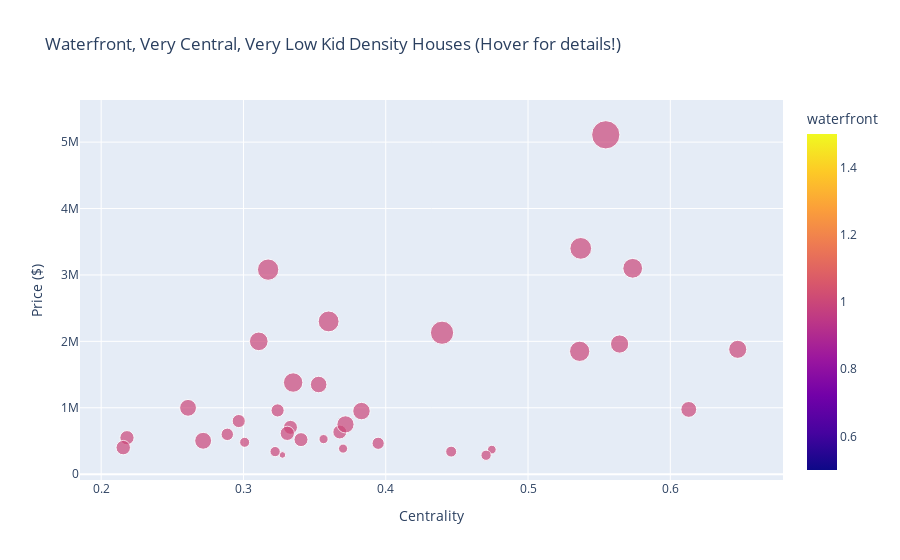

Notebook source saved alongside this figure:
### Code cell
# Plotly scatter: Waterfront + very close to central + very low kid density
try:
    import plotly.express as px

    # Define filtering criteria
    # "very close to central": select the top 10% most central (highest values)
    # "very less kids density": select the bottom 15% kid_density
    centrality_threshold = df_sales_merged['centrality_seattle'].quantile(0.05)
    kid_density_threshold = df_sales_merged['kid_density'].quantile(0.05)

    filtered_houses = df_sales_merged[
        (df_sales_merged['waterfront'] == 1) &
        (df_sales_merged['centrality_seattle'] >= centrality_threshold) &
        (df_sales_merged['kid_density'] <= kid_density_threshold)
    ]

    if not filtered_houses.empty:
        fig = px.scatter(
            filtered_houses,
            x='centrality_seattle',
            y='price',
            color='waterfront',
            size='sqft_living',
            hover_data=['house_id', 'bedrooms', 'bathrooms', 'kid_density', 'larry_index'],
            title=(
                'Waterfront, Very Central, Very Low Kid Density Houses '
                '(Hover for details!)'
            ),
            labels={'centrality_seattle': 'Centrality', 'price': 'Price ($)'}
        )
        fig.show()
        print(f"✅ Plotted {len(filtered_houses)} houses matching criteria.")
    else:
        print("⚠️ No houses match all criteria.")

except ImportError:
    print("⚠️ Plotly not installed. Install with: pip install plotly")

# Show count and table of filtered houses
house_count = len(filtered_houses)
print(f"Number of houses matching the criteria: {house_count}")


# Sort the filtered_houses DataFrame in ascending order based on 'larry_index'
if not filtered_houses.empty:
    filtered_houses_sorted = filtered_houses.sort_values(by='larry_index', ascending=True)
    display(filtered_houses_sorted[display_cols].reset_index(drop=True))
else:
    print("No houses match the given filtering criteria.")

# If you want to export the below 35 houses' details (they were displayed as filtered_houses_sorted_centrality),
# you can write them out to a CSV file as follows:

# Export the filtered and sorted houses with only the display columns
if not filtered_houses.empty:
    filtered_houses_sorted[display_cols].reset_index(drop=True).to_csv(
        "filtered_houses_35.csv", index=False
    )
    print("✅ Exported filtered houses to filtered_houses_35.csv")
else:
    print("⚠️ No filtered houses to export.")

### Figure 1 — Plotly figure (JSON) as saved in the notebook; plotly's stock layout.template omitted (floating-point values rounded to 4 significant figures; data arrays with more than 128 entries replaced by an {"elided": "..."} marker saying what was removed)
{"data": [{"customdata": {"elided": "35x5 float values"}, "hovertemplate": "Centrality=%{x}<br>Price ($)=%{y}<br>sqft_living=%{marker.size}<br>house_id=%{customdata[0]}<br>bedrooms=%{customdata[1]}<br>bathrooms=%{customdata[2]}<br>kid_density=%{customdata[3]}<br>larry_index=%{customdata[4]}<br>waterfront=%{marker.color}<extra></extra>", "legendgroup": "", "marker": {"color": [1.0, 1.0, 1.0, 1.0, 1.0, 1.0, 1.0, 1.0, 1.0, 1.0, 1.0, 1.0, 1.0, 1.0, 1.0, 1.0, 1.0, 1.0, 1.0, 1.0, 1.0, 1.0, 1.0, 1.0, 1.0, 1.0, 1.0, 1.0, 1.0, 1.0, 1.0, 1.0, 1.0, 1.0, 1.0], "coloraxis": "coloraxis", "size": [2753.0, 760.0, 4550.0, 1970.0, 5403.0, 8010.0, 440.0, 1730.0, 1008.0, 2830.0, 3786.0, 3280.0, 2034.0, 1060.0, 3920.0, 4120.0, 2860.0, 2090.0, 3330.0, 3050.0, 3490.0, 1940.0, 4730.0, 1550.0, 1494.0, 1960.0, 1200.0, 1730.0, 2960.0, 2520.0, 840.0, 1060.0, 830.0, 2040.0, 4360.0], "sizemode": "area", "sizeref": 20.02, "symbol": "circle"}, "mode": "markers", "name": "", "orientation": "v", "showlegend": false, "type": "scatter", "x": [0.3528, 0.4746, 0.3174, 0.333, 0.4396, 0.5546, 0.3274, 0.324, 0.3008, 0.2611, 0.3349, 0.6474, 0.2181, 0.3222, 0.5736, 0.5363, 0.2717, 0.2155, 0.5644, 0.3829, 0.3108, 0.3677, 0.5371, 0.2886, 0.3947, 0.3404, 0.446, 0.2967, 0.3717, 0.613, 0.3563, 0.4705, 0.37, 0.3308, 0.3599], "xaxis": "x", "y": [1350000.0, 369900.0, 3080000.0, 705000.0, 2130000.0, 5110000.0, 290000.0, 960000.0, 480000.0, 999000.0, 1380000.0, 1880000.0, 549000.0, 340000.0, 3100000.0, 1850000.0, 503000.0, 400000.0, 1960000.0, 950000.0, 2000000.0, 635000.0, 3400000.0, 600000.0, 465000.0, 520000.0, 340000.0, 800000.0, 750000.0, 975000.0, 528000.0, 285000.0, 385000.0, 615000.0, 2300000.0], "yaxis": "y"}], "layout": {"coloraxis": {"colorbar": {"title": {"text": "waterfront"}}, "colorscale": [[0, "#0d0887"], [0.1111, "#46039f"], [0.2222, "#7201a8"], [0.3333, "#9c179e"], [0.4444, "#bd3786"], [0.5556, "#d8576b"], [0.6667, "#ed7953"], [0.7778, "#fb9f3a"], [0.8889, "#fdca26"], [1, "#f0f921"]]}, "legend": {"itemsizing": "constant", "tracegroupgap": 0}, "title": {"text": "Waterfront, Very Central, Very Low Kid Density Houses (Hover for details!)"}, "xaxis": {"anchor": "y", "domain": [0, 1], "title": {"text": "Centrality"}}, "yaxis": {"anchor": "x", "domain": [0, 1], "title": {"text": "Price ($)"}}}}
